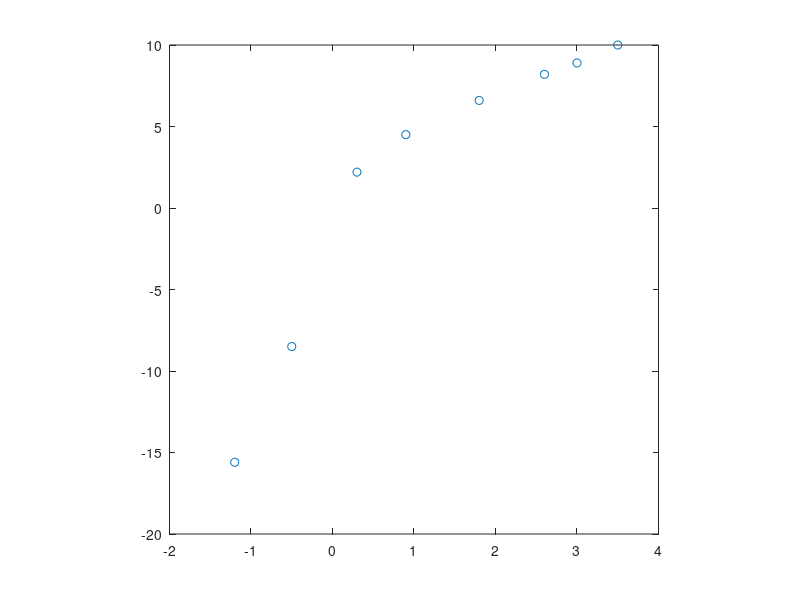
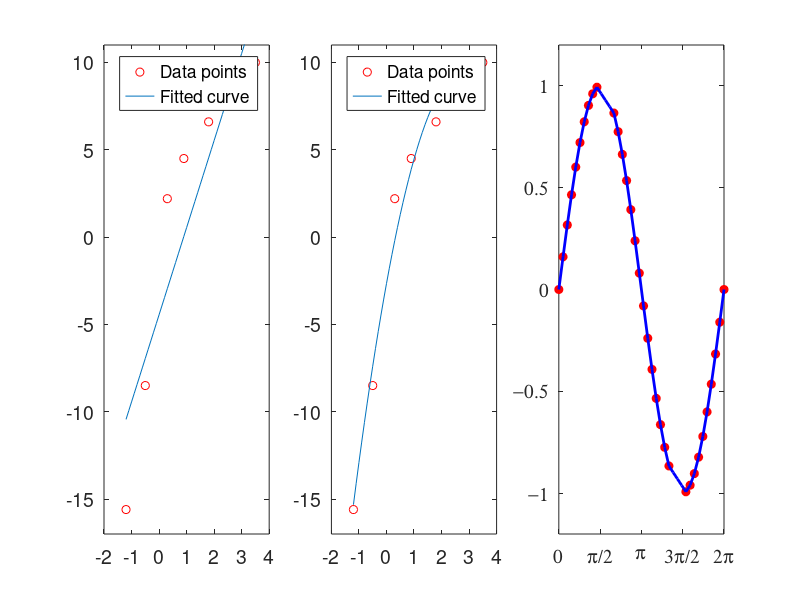

Reproduce these figures in MATLAB, in order. (Note: this script raises an error after producing the figures.)
%%
%曲线回归分析与内插

%简单线性回归

x = [-1.2 -0.5 0.3 0.9 1.8 2.6 3.0 3.5];
y = [-15.6 -8.5 2.2 4.5 6.6 8.2 8.9 10.0];
fit = polyfit(x,y,1);%f(x) = ax+b
xfit = [x(1):0.1:x(end)];yfit = fit(1) * xfit + fit(2);
plot(x,y,'ro',xfit,yfit);set(gca,'FontSize',14);
legend('data points','best-fit');

%x与y是否有线性关系
%-1 <= r <= 1
%负相关与正相关
x = [-1.2 -0.5 0.3 0.9 1.8 2.6 3.0 3.5];
y = [-15.6 -8.5 2.2 4.5 6.6 8.2 8.9 10.0];
scatter(x,y); box on; axis square;
corrcoef(x,y);


%高阶多项式
x = [-1.2 -0.5 0.3 0.9 1.8 2.6 3.0 3.5];
y = [-15.6 -8.5 2.2 4.5 6.6 8.2 8.9 10.0];
figure('Position',[50 50 1500 400]);
for i = 1:3 %3为order
    subplot(1,3,i); p = polyfit(x,y,i);
    xfit = x(1):0.1:x(end); yfit = polyval(p,xfit);
    plot(x,y,'ro',xfit,yfit); set(gca,'FontSize',14);
    ylim([-17,11]); legend('Data points','Fitted curve');
end


%多变量回归

load carsmall;
y = MPG;
x1 = Weight; x2 = Horsepower;
X = [ones(length(x1),1) x1 x2];
b = regress(y,X);
x1fit = min(x1):100:max(x1);
x2fit = min(x2):100:max(x2);
[X1FIT,X2FIT] = meshgrid(x1fit,x2fit);
YFIT = b(1)+b(2)*X1FIT+b(3)*X2FIT;
scatter3(x1,x2,y,'filled'); hold on;
mesh(X1FIT,X2FIT,YFIT); hold off;
xlabel('Weight');
ylabel('Horesepower');
zlabel('MPG');view(50,10);


%非线性等式
%Curve Fitting Toolbox:cftoll()
%命令行窗口输入cftool

%%
%内插

%线性内插interp1() %一维

x = linspace(0,2*pi,40); x_m = x;
x_m([11:13,28:30]) = NaN; y_m = sin(x_m);
plot(x_m,y_m,'ro','MarkerFaceColor','r');
xlim([0,2*pi]); ylim([-1.2,1.2]); box on;
set(gca,'FontName','symbol','FontSize',14);
set(gca,'XTick', 0:pi/2:2*pi );
set(gca,'XTickLabel',{'0','p/2','p','3p/2','2p'});
m_i = ~isnan(x_m);
y_i = interp1(x_m(m_i), ...
    y_m(m_i),x);
hold on;
plot(x,y_i,'-b', ...
    'LineWidth',2);
hold off;

%平滑的效果

m_i = ~isnan(x_m);
y_i = spline(x_m(m_i),y_m(m_i),x);
hold on; plot(x,y,i,'-g','LineWidth',2); hold off;
h = legend('Original','Linear','Spline');
set(h,'FontName','Times New Roman');


%Hermitte Polynomial %pchip()
x = -3:3; y = [-1 -1 -1 0 1 1 1]; t = -3:.01:3;
s = spline(x,y,t); p = pchip(x,y,t);
hold on; plot(t,s,':g','LineWidth',2);
plot(t,p,'--b','LineWidth',2);
plot(x,y,'ro','MarkerFaceColor','r');
hold off; box on; set(gca,'FontSize',16);
h = legend('Original','Spline','Hermite');

%2D interpolation %二维情形
xx = -2:.5:2; yy = -2:.5:3;
[X,Y] = meshgrid(xx,yy);
Z = X.*exp(-X.^2-Y.^2);
surf(X,Y,Z);hold on;
plot3(X,Y,Z+0.01,'ok',...
    'MarkerFaceColor','r');

%内插
xx_i = -2:.1:2; yy_i = -2:.1:3;
[X_i,Y_i] = meshgrid(xx_i,yy_i);
Z_i = interp2(xx,yy,Z,X_i,Y_i);
surf(X_i,Y_i,Z_i); hold on;
plot3(X,Y,Z+0.01,'ok',...
    'MarkerFaceColor','r');

%二维下Spline

xx = -2:.5:2; yy = -2:.5:3; [X,Y] = meshgrid(xx,yy);
Z = X.*exp(-X.^2-Y.^2); xx_i = -2:.1:2; yy_i = -2:1:3;
[X_i,Y_i] = meshgrid(xx_i,yy_i);
Z_e = interp2(xx,yy,Z,X_i,Y_i,'cubic');
surf(X_i,Y_i,Z_e); hold on;
plot3(X,Y,Z+0.01,'ok','MarkerFaceColor','r'); hold off;




